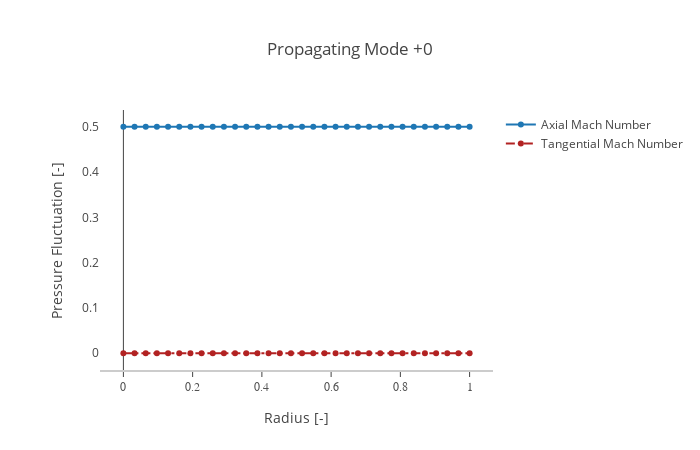

The notebook cell this image was saved under:
### Code cell
plotly.express.line(
    flow_data,
    x='radius',
    y=['M_x','M_theta'],
    labels={'x':'radius', 'y': 'Flow Velocity [-]'}, title = 'Velocity Profile')

fig = go.Figure()
#fig = go.Figure(layout=layout)
fig.add_trace(go.Scatter(x=flow_data['radius'], y = flow_data['M_x'],
                        mode='lines+markers', name = 'Axial Mach Number'))
fig.add_trace(go.Scatter(x=flow_data['radius'], y = flow_data['M_theta'],
                        mode='lines+markers', name = 'Tangential Mach Number',
                        line=dict(color='firebrick',width=2,dash='dashdot')))
#fig.update_layout(title='Input Velocity Profile',
#                 xaxis_title='Flow Velocity [-]', yaxis_title='Radius [-]')

#    fig.update_layout(
#        template="none",
#        xaxis_title='Radius [-]',
#        yaxis_title='Flow Velocity [-]',
#        title='Input Velocity Profile',
#        xaxis=dict(
#            showline=True , 
#            showgrid=False,
#            showticklabels=True,
#            linecolor='rgb(204, 204, 204)',
#            linewidth=2 , 
#            ticks='outside', 
#            tickfont=dict(
#                family='Arial',
#                size = 12,
#                color='rgb(82,82,82)',
#            ),
#        ),
#        yaxis=dict(
#            showgrid=False,
#            zeroline=False,
#            showline=False,
#            showticklabels=True),
#        autosize=False,
#        margin=dict(
#            autoexpand=False, l=100, r=20, t=110,),
#        showlegend=True, 
#        plot_bgcolor='white')

### Figure 1 — Plotly figure (JSON) as saved in the notebook; plotly's stock layout.template omitted (floating-point values rounded to 4 significant figures)
{"data": [{"mode": "lines+markers", "name": "Axial Mach Number", "type": "scatter", "x": [0, 0.03226, 0.06452, 0.09677, 0.129, 0.1613, 0.1935, 0.2258, 0.2581, 0.2903, 0.3226, 0.3548, 0.3871, 0.4194, 0.4516, 0.4839, 0.5161, 0.5484, 0.5806, 0.6129, 0.6452, 0.6774, 0.7097, 0.7419, 0.7742, 0.8065, 0.8387, 0.871, 0.9032, 0.9355, 0.9677, 1], "y": [0.5, 0.5, 0.5, 0.5, 0.5, 0.5, 0.5, 0.5, 0.5, 0.5, 0.5, 0.5, 0.5, 0.5, 0.5, 0.5, 0.5, 0.5, 0.5, 0.5, 0.5, 0.5, 0.5, 0.5, 0.5, 0.5, 0.5, 0.5, 0.5, 0.5, 0.5, 0.5]}, {"line": {"color": "firebrick", "dash": "dashdot", "width": 2}, "mode": "lines+markers", "name": "Tangential Mach Number", "type": "scatter", "x": [0, 0.03226, 0.06452, 0.09677, 0.129, 0.1613, 0.1935, 0.2258, 0.2581, 0.2903, 0.3226, 0.3548, 0.3871, 0.4194, 0.4516, 0.4839, 0.5161, 0.5484, 0.5806, 0.6129, 0.6452, 0.6774, 0.7097, 0.7419, 0.7742, 0.8065, 0.8387, 0.871, 0.9032, 0.9355, 0.9677, 1], "y": [0, 0, 0, 0, 0, 0, 0, 0, 0, 0, 0, 0, 0, 0, 0, 0, 0, 0, 0, 0, 0, 0, 0, 0, 0, 0, 0, 0, 0, 0, 0, 0]}], "layout": {"autosize": false, "height": 450, "margin": {"autoexpand": true, "l": 100, "r": 20, "t": 110}, "plot_bgcolor": "white", "showlegend": true, "title": {"text": "Propagating Mode +0"}, "width": 700, "xaxis": {"autorange": true, "linecolor": "rgb(204, 204, 204)", "linewidth": 2, "range": [-0.06759, 1.068], "showgrid": false, "showline": true, "showticklabels": true, "tickfont": {"color": "rgb(82,82,82)", "family": "Arial", "size": 12}, "ticks": "outside", "title": {"text": "Radius [-]"}, "type": "linear"}, "yaxis": {"autorange": true, "range": [-0.03698, 0.537], "showgrid": false, "showline": false, "showticklabels": true, "title": {"text": "Pressure Fluctuation [-]"}, "type": "linear", "zeroline": false}}}
